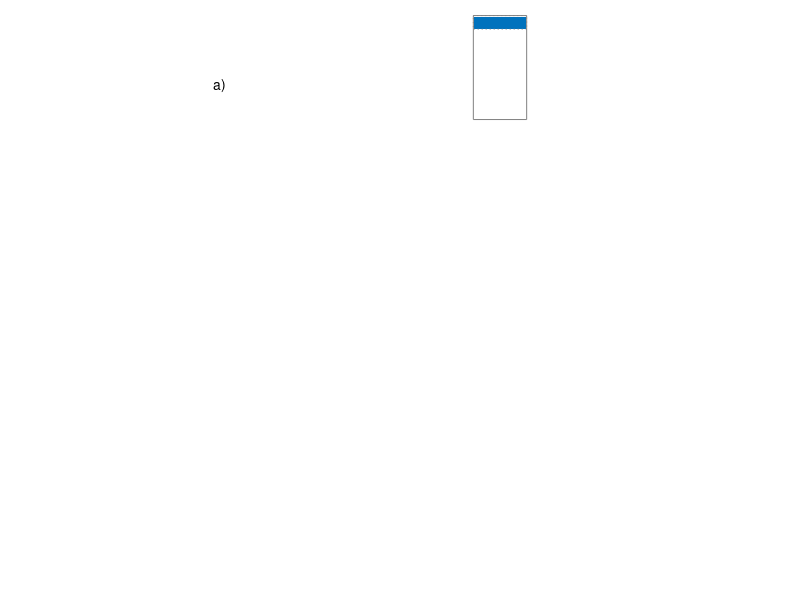

Recreate this plot in MATLAB. (Note: this script raises an error after producing the figure.)
% ridgepack_JAMES_figure3 - Generates Figure 3 in JAMES Variation Ridging paper
% 
% This script generates Figure 3 from:
%
% Roberts, A.F., E.C. Hunke, S.M. Kamal, W.H. Lipscomb, C. Horvat, W. Maslowski (2018),
% Variational Method for Sea Ice Ridging in Earth System Models, Part I: Theory, 
% submitted to J. Adv. Model Earth Sy.
%
% Andrew Roberts, Naval Postgraduate School, April 2018 (afrobert@nps.edu)

clear

% Create figure
figure(1);
clf

% level ice and snow thickness
hfi=2.0; % level ice thickness
hfs=0.3; % snow thickness

% deformed ice and snow thickness
hdi=3.0; % ridged ice thickness
hds=0.3; % ridged snow thickness

epsilon=(hfi-hdi)/hdi

% parameter settings of scheme
rhoi=917.0; % density of ice (kg/m^3)
rhos=330.0; % density of snow (kg/m^3)
rhow=1026.0; % density of seawater (kg/m^3)
deltar=rhow-rhoi;
g=9.8; % gravity
alphar=22; % angle of ridge
alphak=22; % angle of keel
%porosity=0.8; % porosity of ridge and keel complex
porosity=1.0; % porosity of ridge and keel complex

% geometric settings of figure
boxleftx=0.025;
boxrightx=0.775;
boxcenterx=(boxleftx+boxrightx)/2;
figLk=boxrightx-boxleftx;
levelextent=0.20;
sealeft=0
searight=1
aspectratio=2;
textbox=0.05;
textoffset=0.012;
arrowhead=0.005;
envelope=0.025;
scaleaxes=0.15;
cols=lines(10);
greycol=0.5*[1 1 1]
bluecol=cols(1,:)


% calculate freeboard and draft of level ice
hld=(rhoi*hfi+rhos*hfs)/rhow; % level draft
hlf=(hfi+hfs)-hld; % level freeboard

% calculate freeboard and draft of deformed ice 
hdd=(rhoi*hdi+rhos*hds)/rhow; % ridged draft
hdf=(hdi+hds)-hdd; % ridged freeboard

% check for bounds of level ice
if hld<0
 hld=0;
 hlf=0;
elseif hld>hdd/porosity | hlf>hdf/porosity
 error('There are no keels or ridges with this setting')
end

% calculate depth of keel relative to sea level
Hk=(2*hdd/porosity)-hld;

% calculate horizontal extent of keel structure 
Lk=2*(Hk-hld)/tan(alphak*pi/180)

% calculate height of ridge
Hr=hlf+sqrt((tan(alphar*pi/180))*(((hdf*Lk)/porosity)-hlf*Lk));

% calculate horizontal extent of ridge structure 
Lr=2*(Hr-hlf)/tan(alphar*pi/180)

% use this to determine the scale factor for the diagram
scalefactorx=figLk/Lk
scalefactory=min(aspectratio*scalefactorx,1/(Hk+Hr))

% calculate level ice box and surface snow, centered slightly to left
ylbottom=max((1-(hfi+hfs)*scalefactory)/2,(Hk-hld)*scalefactory)
yltop=ylbottom+hfi*scalefactory
ylsnow=yltop+hfs*scalefactory
sealevely=ylbottom+hld*scalefactory;

% calculate deformed ice coordinates
ydbottom=sealevely-hdd*scalefactory/porosity;
ydtop=sealevely+(hdf-hds)*scalefactory/porosity;
ydsnow=ydtop+hds*scalefactory/porosity;

% calculate keel bottom
ykbottom=ylbottom-(Hk-hld)*scalefactory;

% calculate ridge top
yrtop=ylsnow+(Hr-hlf)*scalefactory;

extenty(1)=ydsnow-ydbottom;
extenty(2)=extenty(1)+0.05;
extenty(3)=yrtop-ykbottom;
totalextent=extenty(1)+extenty(2)+extenty(3);
posy(1)=1-extenty(1)/totalextent;
posy(2)=posy(1)-extenty(2)/totalextent;
posy(3)=posy(2)-extenty(3)/totalextent;


notation='abc';

for setting=1:3

 % start axis
 if setting==1 | setting==2
  axes('Position',[1/3 posy(setting) 1/3 extenty(setting)/totalextent],...
      'DataAspectRatio',[1 1 1],'PlotBoxAspectRatio',[1 1 1],...
      'Xlim',[0 1],'Ylim',[ydbottom ydsnow],...
      'Box','off','Visible','off','Clipping','off')
 elseif setting==3
  axes('Position',[1/3 posy(setting) 1/3 extenty(setting)/totalextent],...
      'DataAspectRatio',[1 1 1],'PlotBoxAspectRatio',[1 1 1],...
      'Xlim',[0 1],'Ylim',[ykbottom yrtop],...
      'Box','off','Visible','off','Clipping','off')
 end

 % add "a)", "b)", and "c)"
 ymin=get(gca,'Ylim');
 text(-0.20,sum(ymin)/2,[notation(setting),')'],...
       'Interpreter','tex',...
       'FontName','Helvetica')

 %set(gca,'FontSize',7)
 labelsize=get(gca,'FontSize')-3;


 if setting==3
  rectangle('Position',[boxleftx,ylbottom,figLk,ylsnow-ylbottom],...
           'EdgeColor',0.5*[1 1 1],...
           'LineStyle','-');
 end

 % plot level ice to the right of ridged ice
 rectangle('Position',[boxrightx,ylbottom,levelextent,ylsnow-ylbottom],...
           'EdgeColor',0.5*[1 1 1],...
           'LineStyle','-');
 if setting==1
  handle=rectangle('Position',[boxrightx,yltop,levelextent,ylsnow-yltop],...
           'EdgeColor',0.5*[1 1 1],...
           'FaceColor',bluecol,...
           'LineStyle',':');
  uistack(handle,'bottom')
 %elseif setting==2 
 % handle=rectangle('Position',[boxrightx,sealevely,levelextent,ylsnow-sealevely],...
 %           'EdgeColor','none',...
 %           'FaceColor',0.85*[1 1 1],...
 %           'LineStyle','none');
 % uistack(handle,'bottom')
 end


 if setting==3

 % plot keel left
  x=[boxleftx boxcenterx]
  y=[ylbottom ykbottom]
  line(x,y,'Color',0.5*[1 1 1],'LineStyle','-');

 % overlay top of box with white except to indicate angle
  line([boxleftx+0.07 boxrightx],[ylbottom ylbottom],...
           'Color',0.99999*[1 1 1],...
           'LineStyle','-');

 % plot keel right
  x=[boxrightx boxcenterx];
  y=[ylbottom ykbottom];
  line(x,y,'Color',0.5*[1 1 1],'LineStyle','-');

 % plot ridge left
  x1=[boxcenterx-scalefactorx*Lr/2 boxcenterx];
  y1=[ylsnow yrtop];
  line(x1,y1,'Color',0.5*[1 1 1],'LineStyle','-');

  x2=[boxcenterx+scalefactorx*Lr/2 boxcenterx];
  y2=[ylsnow yrtop];

 % overlay bottom of box with white except to indicate angle
  line([x1(1)+0.07 x2(1)],[ylsnow ylsnow],'Color',0.85*[1 1 1],'LineStyle','-');

 % plot ridge right
  line(x2,y2,'Color',0.5*[1 1 1],'LineStyle','-');

 % fill in ridge and freeboard
  x=[boxleftx, boxleftx, boxcenterx-scalefactorx*Lr/2, boxcenterx,...
     boxcenterx+scalefactorx*Lr/2, boxrightx, boxrightx, boxleftx];
  y=[sealevely, ylsnow, ylsnow, yrtop, ylsnow, ylsnow, sealevely, sealevely];
  patch(x,y,0.85*[1 1 1])

 end

 % plot sea level line across figure
 x=[sealeft searight]; 
 y=[sealevely sealevely];
 line(x,y,'Color',bluecol,'LineStyle','-.');
 text(boxcenterx,sealevely-textoffset/2,...
           {'sea level'},...
           'Interpreter','Latex',...
           'VerticalAlignment','top',...
           'HorizontalAlignment','center',...
           'Fontsize',labelsize+2,...
           'Color',bluecol,...
           'EdgeColor','none')


 % plot deformed ice box and surface snow, centered 
 if setting==1 
  handle=rectangle('Position',[boxleftx,ydbottom,figLk,ydsnow-ydbottom],...
           'EdgeColor',0.5*[1 1 1],...
	   'LineWidth',0.4,...
           'LineStyle','-');
  handle=rectangle('Position',[boxleftx,ydtop,figLk,ydsnow-ydtop],...
           'EdgeColor',0.5*[1 1 1],...
           'FaceColor',bluecol,...
           'LineStyle',':');
  uistack(handle,'bottom')
 elseif setting==2 
  handle=rectangle('Position',[boxleftx,ydbottom,figLk,ydsnow-ydbottom],...
           'EdgeColor',0.5*[1 1 1],...
	   'LineWidth',0.4,...
           'LineStyle','-');
  handle=rectangle('Position',[boxleftx,sealevely,figLk,ydsnow-sealevely],...
           'EdgeColor','none',...
           'FaceColor',0.85*[1 1 1],...
           'LineStyle','none');
  uistack(handle,'bottom')
 elseif setting==3
  % handle=rectangle('Position',[boxleftx,ydbottom,figLk,ydsnow-ydbottom],...
  %           'EdgeColor',0.90*[1 1 1],...
  %	   'LineWidth',0.4,...
  %           'LineStyle','-');
  % uistack(handle,'bottom')
 end

 if setting==1

 % annotations of deformed ice metrics on left hand side
  x=[sealeft sealeft];
  y=[sealevely ydsnow];
  line(x,y,'Color',0.0*[1 1 1],'LineStyle','-');
  line([x(1)-arrowhead x(1)+arrowhead],[ydsnow ydsnow],...
           'Color',0.0*[1 1 1],'LineStyle','-');
  line([x(1)-arrowhead x(1)+arrowhead],[ydtop ydtop],...
           'Color',0.0*[1 1 1],'LineStyle','-');
  text(x(1)-textoffset,(ydtop+ydsnow)/2,...
           '$h_{R_s}$',...
           'Interpreter','Latex',...
           'VerticalAlignment','middle',...
           'HorizontalAlignment','right',...
           'EdgeColor','none')

  y=[ydbottom sealevely];
  line(x,y,'Color',0.0*[1 1 1],'LineStyle','-');
  line([x(1)-arrowhead x(1)+arrowhead],[ydbottom ydbottom],...
           'Color',0.0*[1 1 1],'LineStyle','-');
  line([x(1)-arrowhead x(1)+arrowhead],[ydtop ydtop],...
           'Color',0.0*[1 1 1],'LineStyle','-');
  text(x(1)-textoffset,sum(y)/2,...
           '$h_{R}$',...
           'Interpreter','Latex',...
           'VerticalAlignment','middle',...
           'HorizontalAlignment','right',...
           'EdgeColor','none')

 % annotations of level ice metrics on right hand side
  x=[searight searight];
  y=[sealevely ylsnow];
  line(x,y,'Color',0.0*[1 1 1],'LineStyle','-');
  line([x(1)-arrowhead x(1)+arrowhead],[ylsnow ylsnow],...
           'Color',0.0*[1 1 1],'LineStyle','-');
  line([x(1)-arrowhead x(1)+arrowhead],[yltop yltop],...
           'Color',0.0*[1 1 1],'LineStyle','-');
  text(x(1)+textoffset,sum(y)/2,...
           '$h_{F_s}$',...
           'Interpreter','Latex',...
           'VerticalAlignment','middle',...
           'EdgeColor','none')

  y=[ylbottom sealevely];
  line(x,y,'Color',0.0*[1 1 1],'LineStyle','-');
  line([x(1)-arrowhead x(1)+arrowhead],[ylbottom ylbottom],...
           'Color',0.0*[1 1 1],'LineStyle','-');
  line([x(1)-arrowhead x(1)+arrowhead],[yltop yltop],...
           'Color',0.0*[1 1 1],'LineStyle','-');
  text(x(1)+textoffset,sum(y)/2,...
           '$h_{F}$',...
           'Interpreter','Latex',...
           'VerticalAlignment','middle',...
           'EdgeColor','none')

 elseif setting==2

 % annotations of deformed ice metrics on left hand side
  x=[sealeft sealeft];
  y=[sealevely ydsnow];
  line(x,y,'Color',0.0*[1 1 1],'LineStyle','-');
  line([x(1)-arrowhead x(1)+arrowhead],[ydsnow ydsnow],...
           'Color',0.0*[1 1 1],'LineStyle','-');
  line([x(1)-arrowhead x(1)+arrowhead],[sealevely sealevely],...
           'Color',0.0*[1 1 1],'LineStyle','-');
  text(x(1)-textoffset,sum(y)/2,...
           '$h_{R_f}$',...
           'Interpreter','Latex',...
           'VerticalAlignment','middle',...
           'HorizontalAlignment','right',...
           'EdgeColor','none')

  y=[ydbottom sealevely];
  line(x,y,'Color',0.0*[1 1 1],'LineStyle','-');
  line([x(1)-arrowhead x(1)+arrowhead],[ydbottom ydbottom],...
           'Color',0.0*[1 1 1],'LineStyle','-');
  line([x(1)-arrowhead x(1)+arrowhead],[sealevely sealevely],...
           'Color',0.0*[1 1 1],'LineStyle','-');
  text(x(1)-textoffset,sum(y)/2,...
           '$h_{R_d}$',...
           'Interpreter','Latex',...
           'VerticalAlignment','middle',...
           'HorizontalAlignment','right',...
           'EdgeColor','none')

 end

 if setting==2 | setting==3

 % annotations of level ice metrics on right hand side
  x=[searight searight];
  y=[sealevely ylsnow];
  line(x,y,'Color',0.0*[1 1 1],'LineStyle','-');
  line([x(1)-arrowhead x(1)+arrowhead],[ylsnow ylsnow],...
           'Color',0.0*[1 1 1],'LineStyle','-');
  line([x(1)-arrowhead x(1)+arrowhead],[sealevely sealevely],...
           'Color',0.0*[1 1 1],'LineStyle','-');
  text(x(1)+arrowhead+textoffset,sum(y)/2,...
           '$h_{F_f}$',...
           'Interpreter','Latex',...
           'VerticalAlignment','middle',...
           'EdgeColor','none')

  y=[ylbottom sealevely];
  line(x,y,'Color',0.0*[1 1 1],'LineStyle','-');
  line([x(1)-arrowhead x(1)+arrowhead],[ylbottom ylbottom],...
           'Color',0.0*[1 1 1],'LineStyle','-');
  line([x(1)-arrowhead x(1)+arrowhead],[sealevely sealevely],...
           'Color',0.0*[1 1 1],'LineStyle','-');
  text(x(1)+arrowhead+textoffset,sum(y)/2,...
           '$h_{F_d}$',...
           'Interpreter','Latex',...
           'VerticalAlignment','middle',...
           'EdgeColor','none')

 end

 if setting==3

 % annotate level ice and snow
  text(boxrightx+levelextent/2,(ylbottom+sealevely)/2,...
           {'\makebox[1in][c]{Floe}','\makebox[1in][c]{draft}'},...
           'Interpreter','Latex',...
           'VerticalAlignment','middle',...
           'HorizontalAlignment','center',...
           'Fontsize',labelsize+2,...
           'EdgeColor','none')

  text(boxrightx+levelextent/2,ylsnow,...
           {'\makebox[1in][c]{Floe}'},...
           'Interpreter','Latex',...
           'VerticalAlignment','top',...
           'HorizontalAlignment','center',...
           'Fontsize',labelsize,...
           'EdgeColor','none')

  text(boxrightx+levelextent/2,sealevely-0.5*textoffset,...
           {'\makebox[1in][c]{freeboard}'},...
           'Interpreter','Latex',...
           'VerticalAlignment','bottom',...
           'HorizontalAlignment','center',...
           'Fontsize',labelsize,...
           'EdgeColor','none')

 % annotations of ridge height and keel depth
  x=[sealeft sealeft];
  y=[sealevely-Hk*scalefactory sealevely];
  line(x,y,'Color',0.0*[1 1 1],'LineStyle','-');
  line([x(1)-arrowhead x(1)+arrowhead],[y(1) y(1)],...
            'Color',0.0*[1 1 1],'LineStyle','-');
  line([x(1)-arrowhead x(1)+arrowhead],[sealevely sealevely],...
           'Color',0.0*[1 1 1],'LineStyle','-');
  text(x(1)-textoffset,sum(y)/2,...
           '$H_K$',...
           'Interpreter','Latex',...
           'HorizontalAlignment','right',...
           'VerticalAlignment','middle',...
           'EdgeColor','none')

  y=[sealevely sealevely+Hr*scalefactory];
  line(x,y,'Color',0.0*[1 1 1],'LineStyle','-');
  line([x(1)-arrowhead x(1)+arrowhead],[y(2) y(2)],...
           'Color',0.0*[1 1 1],'LineStyle','-');
  line([x(1)-arrowhead x(1)+arrowhead],[sealevely sealevely],...
           'Color',0.0*[1 1 1],'LineStyle','-');
  text(x(1)-textoffset,sum(y)/2,textbox,...
           '$H_S$',...
           'Interpreter','Latex',...
           'HorizontalAlignment','right',...
           'VerticalAlignment','middle',...
           'EdgeColor','none')

 % annotation of ridge width
  x=[boxcenterx-scalefactorx*Lr/2 boxcenterx+scalefactorx*Lr/2];
  y=[sealevely+Hr*scalefactory+envelope sealevely+Hr*scalefactory+envelope];
  line(x,y,'Color',0.0*[1 1 1],'LineStyle','-');
  line([x(1) x(1)],[y(1)-arrowhead y(1)+arrowhead],...
           'Color',0.0*[1 1 1],'LineStyle','-');
  line([x(2) x(2)],[y(1)-arrowhead y(1)+arrowhead],...
           'Color',0.0*[1 1 1],'LineStyle','-');
  text(sum(x)/2,y(1),...
           '$L_S$',...
           'Interpreter','Latex',...
           'VerticalAlignment','bottom',...
           'HorizontalAlignment','center',...
           'EdgeColor','none')

 % annotation of alphak
  radius=(scalefactorx*Lr/2)*0.35
  theta=-[0:1:atan2d(ylbottom-ykbottom,(boxrightx-boxleftx)/2)];
  x=boxleftx+radius*cosd(theta);
  y=ylbottom+radius*sind(theta);
  line(x,y,'Color','k')

  text(boxleftx+0.06,ylbottom-0.06*tan(alphak*pi/180),...
           '$\alpha_K$',...
           'VerticalAlignment','middle',...
	   'LineWidth',0.4,...
           'Interpreter','Latex',...
           'Fontsize',labelsize+1,...
           'EdgeColor','none')

 % annotation of alphar
  radius=(scalefactorx*Lr/2)*0.35
  theta=[0:1:atan2d(ylbottom-ykbottom,(boxrightx-boxleftx)/2)];
  x=(boxcenterx-(scalefactorx*Lr/2))+radius*cosd(theta);
  y=ylsnow+radius*sind(theta);
  line(x,y,'Color','k')

  text(x1(1)+0.05,ylsnow+0.05*tan(alphar*pi/180),...
           '$\alpha_S$',...
           'VerticalAlignment','middle',...
	   'LineWidth',0.4,...
           'Interpreter','Latex',...
           'Fontsize',labelsize+1,...
           'EdgeColor','none')

 % add ridge line
  x=[boxcenterx boxrightx]
  y=[(yrtop+ylsnow)/2 (yrtop+ylsnow)/2];
  handle=text(x(1),y(1)+1.75*textoffset,...
           'Sail',...
           'Interpreter','Latex',...
           'VerticalAlignment','top',...
           'HorizontalAlignment','center',...
           'Fontsize',labelsize+2,...
           'Color','r',...
           'BackgroundColor','none',...
           'EdgeColor','none')
  uistack(handle,'top')

 % add keel line
  x=[boxcenterx boxrightx]
  y=[(ykbottom+ylbottom)/2 (ykbottom+ylbottom)/2];
  text(x(1),y(1),...
           'Keel',...
           'Interpreter','Latex',...
           'VerticalAlignment','middle',...
           'HorizontalAlignment','center',...
           'Fontsize',labelsize+4,...
           'Color','r',...
           'BackgroundColor','none',...
           'EdgeColor','none')

 % annotate deformed ice and snow
  text((boxrightx+boxleftx)/2,(ydbottom+sealevely)/2,...
           {'\makebox[4in][c]{Ridging ice draft with}',...
            '\makebox[4in][c]{volume ${2 V_{R_d}}$}'},...
           'VerticalAlignment','middle',...
           'HorizontalAlignment','center',...
           'Interpreter','Latex',...
           'Fontsize',labelsize+2,...
           'EdgeColor','none')

  text((boxrightx+boxleftx)/2,sealevely,...
           {'Freeboard volume ${2 V_{R_f}}$'},...
           'VerticalAlignment','bottom',...
           'HorizontalAlignment','center',...
           'Interpreter','Latex',...
           'Fontsize',labelsize+2,...
           'EdgeColor','none')

 % add axes and aspect ratio annotation 
  x=[boxrightx+2*envelope-2*arrowhead ...
     boxrightx+2*envelope ... 
     boxrightx+2*envelope+2*arrowhead ...
     boxrightx+2*envelope ... 
     boxrightx+2*envelope ...
     boxrightx+2*envelope+scaleaxes ...
     boxrightx+2*envelope+scaleaxes-4*arrowhead ...
     boxrightx+2*envelope+scaleaxes ...
     boxrightx+2*envelope+scaleaxes-4*arrowhead];

  y=[ylbottom-5*envelope-4*arrowhead ...
     ylbottom-5*envelope ...
     ylbottom-5*envelope-4*arrowhead ...
     ylbottom-5*envelope ...
     ylbottom-5*envelope-scaleaxes ...
     ylbottom-5*envelope-scaleaxes ...
     ylbottom-5*envelope-scaleaxes+2*arrowhead  ...
     ylbottom-5*envelope-scaleaxes ...
     ylbottom-5*envelope-scaleaxes-2*arrowhead];

  line(x,y,'Color',greycol)
  
  text(x(2)-textoffset,(y(end-1)+y(1))/2,...
           '$\hat{z}$',...
           'Color',greycol,...
           'VerticalAlignment','middle',...
           'HorizontalAlignment','right',...
           'Interpreter','Latex',...
           'Fontsize',labelsize+3,...
           'EdgeColor','none')

  text((x(2)+x(end-3))/2,y(end-1),...
           '$\hat{x}$',...
           'Color',greycol,...
           'VerticalAlignment','top',...
           'HorizontalAlignment','center',...
           'Interpreter','Latex',...
           'Fontsize',labelsize+3,...
           'EdgeColor','none')

  text((x(2)+x(end-1))/2,(y(end-1)+y(2))/2,...
           {'$\hat{x}$:$\hat{z}$','1:2'},...
           'Color',greycol,...
           'VerticalAlignment','middle',...
           'HorizontalAlignment','center',...
           'Interpreter','Latex',...
           'Fontsize',labelsize+3,...
           'EdgeColor','none')

 elseif setting==2

 % annotate level ice and snow
  text(boxrightx+levelextent/2,(ylbottom+sealevely)/2,...
           {'\makebox[1in][c]{Floe}','\makebox[1in][c]{draft}'},...
           'Interpreter','Latex',...
           'VerticalAlignment','middle',...
           'HorizontalAlignment','center',...
           'Fontsize',labelsize+2,...
           'EdgeColor','none')

  text(boxrightx+levelextent/2,ylsnow,...
           {'\makebox[1in][c]{Floe}'},...
           'Interpreter','Latex',...
           'VerticalAlignment','top',...
           'HorizontalAlignment','center',...
           'Fontsize',labelsize,...
           'EdgeColor','none')

  text(boxrightx+levelextent/2,sealevely-0.5*textoffset,...
           {'\makebox[1in][c]{freeboard}'},...
           'Interpreter','Latex',...
           'VerticalAlignment','bottom',...
           'HorizontalAlignment','center',...
           'Fontsize',labelsize,...
           'EdgeColor','none')

 % annotate deformed ice and snow
  text((boxrightx+boxleftx)/2,(ydbottom+sealevely)/2,...
           {'\makebox[4in][c]{Ridging ice draft with}',...
            '\makebox[4in][c]{volume ${2 V_{R_d}}(1-\phi_R)$}'},...
           'VerticalAlignment','middle',...
           'HorizontalAlignment','center',...
           'Interpreter','Latex',...
           'Fontsize',labelsize+2,...
           'EdgeColor','none')

  text((boxrightx+boxleftx)/2,sealevely,...
           {'Freeboard volume ${2 V_{R_f}}(1-\phi_R)$'},...
           'VerticalAlignment','bottom',...
           'HorizontalAlignment','center',...
           'Interpreter','Latex',...
           'Fontsize',labelsize+2,...
           'EdgeColor','none')

 % annotations of keel width
  x=[boxleftx boxrightx];
  y=[ydsnow+envelope ydsnow+envelope];
  line(x,y,'Color',0.0*[1 1 1],'LineStyle','-');
  line([x(1) x(1)],[y(1)-arrowhead y(1)+arrowhead],...
           'Color',0.0*[1 1 1],'LineStyle','-');
  line([x(2) x(2)],[y(1)-arrowhead y(1)+arrowhead],...
           'Color',0.0*[1 1 1],'LineStyle','-');
  text(sum(x)/2,y(1),...
           '$L_K$',...
           'Interpreter','Latex',...
           'VerticalAlignment','bottom',...
           'HorizontalAlignment','center',...
           'EdgeColor','none')


 elseif setting==1

 % annotate level ice and snow
  text(boxrightx+levelextent/2,(ylbottom+yltop)/2,...
           {'\makebox[1in][c]{Floe}','\makebox[1in][c]{ice}'},...
           'Interpreter','Latex',...
           'VerticalAlignment','middle',...
           'HorizontalAlignment','center',...
           'Fontsize',labelsize+2,...
           'EdgeColor','none')

  text(boxrightx+levelextent/2,(yltop+ylsnow)/2,...
           'Snow',...
           'Interpreter','Latex',...
           'VerticalAlignment','middle',...
           'HorizontalAlignment','center',...
	   'Color',0.99999*[1 1 1],...
           'Fontsize',labelsize,...
           'EdgeColor','none')

 % annotate deformed ice and snow
  text((boxrightx+boxleftx)/2,(ydbottom+ydtop)/2,...
           {'Ridging ice'},...
           'Interpreter','Latex',...
           'VerticalAlignment','middle',...
           'HorizontalAlignment','center',...
           'Fontsize',labelsize+2,...
           'EdgeColor','none')

  text((boxrightx+boxleftx)/2,(ydtop+ydsnow)/2,...
           'Snow on deforming ice',...
           'Interpreter','Latex',...
           'VerticalAlignment','middle',...
           'HorizontalAlignment','center',...
	   'Color',0.99999*[1 1 1],...
           'Fontsize',labelsize,...
           'EdgeColor','none')

 end

end % for setting=1:3

dir=fileparts(which(mfilename));
cd([dir(1:strfind(dir,'scripts')-1),'output']);
disp(['Writing graphics output to ',pwd])

ridgepack_fprint('png',['figure3'],1,2)
ridgepack_fprint('epsc',['figure3'],1,2)

